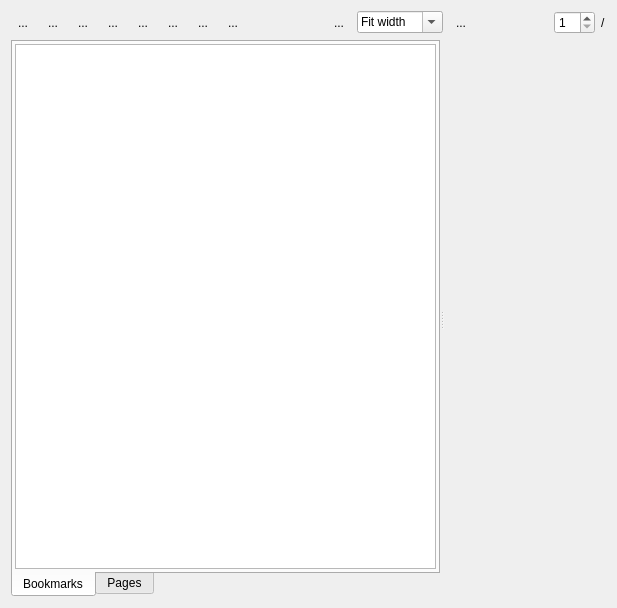
<?xml version="1.0" encoding="UTF-8"?>
<ui version="4.0">
 <class>PdfViewer</class>
 <widget class="QWidget" name="PdfViewer">
  <property name="geometry">
   <rect>
    <x>0</x>
    <y>0</y>
    <width>617</width>
    <height>608</height>
   </rect>
  </property>
  <property name="windowTitle">
   <string>PdfViewer</string>
  </property>
  <property name="windowIcon">
   <iconset theme=":/resources/images/pdfLogo.png">
    <normaloff>.</normaloff>.</iconset>
  </property>
  <layout class="QVBoxLayout" name="verticalLayout" stretch="0,1">
   <item>
    <layout class="QHBoxLayout" name="horizontalLayout">
     <item>
      <widget class="QToolButton" name="m_previousPageBtn">
       <property name="text">
        <string>...</string>
       </property>
       <property name="autoRaise">
        <bool>true</bool>
       </property>
      </widget>
     </item>
     <item>
      <widget class="QToolButton" name="m_nextPageBtn">
       <property name="text">
        <string>...</string>
       </property>
       <property name="autoRaise">
        <bool>true</bool>
       </property>
      </widget>
     </item>
     <item>
      <widget class="QToolButton" name="m_shareBtn">
       <property name="text">
        <string>...</string>
       </property>
       <property name="autoRaise">
        <bool>true</bool>
       </property>
      </widget>
     </item>
     <item>
      <widget class="QToolButton" name="m_cropBtn">
       <property name="text">
        <string>...</string>
       </property>
       <property name="autoRaise">
        <bool>true</bool>
       </property>
      </widget>
     </item>
     <item>
      <widget class="QToolButton" name="m_extractTextBtn">
       <property name="text">
        <string>...</string>
       </property>
       <property name="autoRaise">
        <bool>true</bool>
       </property>
      </widget>
     </item>
     <item>
      <widget class="QToolButton" name="m_exportToMapBtn">
       <property name="text">
        <string>...</string>
       </property>
       <property name="autoRaise">
        <bool>true</bool>
       </property>
      </widget>
     </item>
     <item>
      <widget class="QToolButton" name="m_exportToImageBtn">
       <property name="text">
        <string>...</string>
       </property>
       <property name="autoRaise">
        <bool>true</bool>
       </property>
      </widget>
     </item>
     <item>
      <widget class="QToolButton" name="m_continuousBtn">
       <property name="text">
        <string>...</string>
       </property>
       <property name="autoRaise">
        <bool>true</bool>
       </property>
      </widget>
     </item>
     <item>
      <spacer name="horizontalSpacer">
       <property name="orientation">
        <enum>Qt::Horizontal</enum>
       </property>
       <property name="sizeHint" stdset="0">
        <size>
         <width>40</width>
         <height>20</height>
        </size>
       </property>
      </spacer>
     </item>
     <item>
      <widget class="QToolButton" name="m_zoomInBtn">
       <property name="text">
        <string>...</string>
       </property>
       <property name="autoRaise">
        <bool>true</bool>
       </property>
      </widget>
     </item>
     <item>
      <widget class="QComboBox" name="m_zoomLevel">
       <property name="editable">
        <bool>true</bool>
       </property>
       <item>
        <property name="text">
         <string>Fit width</string>
        </property>
       </item>
       <item>
        <property name="text">
         <string>Fit in View</string>
        </property>
       </item>
       <item>
        <property name="text">
         <string>25%</string>
        </property>
       </item>
       <item>
        <property name="text">
         <string>50%</string>
        </property>
       </item>
       <item>
        <property name="text">
         <string>75%</string>
        </property>
       </item>
       <item>
        <property name="text">
         <string>100%</string>
        </property>
       </item>
       <item>
        <property name="text">
         <string>150%</string>
        </property>
       </item>
       <item>
        <property name="text">
         <string>200%</string>
        </property>
       </item>
      </widget>
     </item>
     <item>
      <widget class="QToolButton" name="m_zoomOutBtn">
       <property name="text">
        <string>...</string>
       </property>
       <property name="autoRaise">
        <bool>true</bool>
       </property>
      </widget>
     </item>
     <item>
      <spacer name="horizontalSpacer_2">
       <property name="orientation">
        <enum>Qt::Horizontal</enum>
       </property>
       <property name="sizeHint" stdset="0">
        <size>
         <width>40</width>
         <height>20</height>
        </size>
       </property>
      </spacer>
     </item>
     <item>
      <widget class="QSpinBox" name="m_curentPage">
       <property name="minimum">
        <number>1</number>
       </property>
      </widget>
     </item>
     <item>
      <widget class="QLabel" name="m_pageCount">
       <property name="text">
        <string>/</string>
       </property>
      </widget>
     </item>
    </layout>
   </item>
   <item>
    <widget class="QSplitter" name="m_splitter">
     <property name="orientation">
      <enum>Qt::Horizontal</enum>
     </property>
     <widget class="QTabWidget" name="tabWidget">
      <property name="sizePolicy">
       <sizepolicy hsizetype="Preferred" vsizetype="Expanding">
        <horstretch>0</horstretch>
        <verstretch>0</verstretch>
       </sizepolicy>
      </property>
      <property name="tabPosition">
       <enum>QTabWidget::South</enum>
      </property>
      <property name="currentIndex">
       <number>0</number>
      </property>
      <property name="documentMode">
       <bool>false</bool>
      </property>
      <widget class="QWidget" name="bookmarkTab">
       <attribute name="title">
        <string>Bookmarks</string>
       </attribute>
       <layout class="QVBoxLayout" name="verticalLayout_3">
        <property name="spacing">
         <number>0</number>
        </property>
        <property name="leftMargin">
         <number>2</number>
        </property>
        <property name="topMargin">
         <number>2</number>
        </property>
        <property name="rightMargin">
         <number>2</number>
        </property>
        <property name="bottomMargin">
         <number>2</number>
        </property>
        <item>
         <widget class="QTreeView" name="bookmarkView">
          <property name="sizePolicy">
           <sizepolicy hsizetype="Preferred" vsizetype="Expanding">
            <horstretch>0</horstretch>
            <verstretch>0</verstretch>
           </sizepolicy>
          </property>
          <property name="headerHidden">
           <bool>true</bool>
          </property>
         </widget>
        </item>
       </layout>
      </widget>
      <widget class="QWidget" name="pagesTab">
       <attribute name="title">
        <string>Pages</string>
       </attribute>
      </widget>
     </widget>
     <widget class="QPdfView" name="m_view" native="true"/>
    </widget>
   </item>
  </layout>
  <action name="m_cropViewAct">
   <property name="checkable">
    <bool>true</bool>
   </property>
   <property name="icon">
    <iconset theme="phone">
     <normaloff>.</normaloff>.</iconset>
   </property>
   <property name="text">
    <string>Crop View</string>
   </property>
  </action>
  <action name="m_shareAct">
   <property name="checkable">
    <bool>true</bool>
   </property>
   <property name="icon">
    <iconset theme="document-share">
     <normaloff>.</normaloff>.</iconset>
   </property>
   <property name="text">
    <string>Share</string>
   </property>
  </action>
  <action name="m_exportToMapAct">
   <property name="text">
    <string>Copy</string>
   </property>
   <property name="toolTip">
    <string>Copy</string>
   </property>
   <property name="shortcut">
    <string>Ctrl+C</string>
   </property>
  </action>
  <action name="m_exportToImage">
   <property name="text">
    <string>Image</string>
   </property>
  </action>
  <action name="m_continuousAct">
   <property name="checkable">
    <bool>true</bool>
   </property>
   <property name="text">
    <string>Continuous</string>
   </property>
  </action>
  <action name="m_zoomInAct">
   <property name="icon">
    <iconset theme="zoom-in">
     <normaloff>.</normaloff>.</iconset>
   </property>
   <property name="text">
    <string>Zoom In</string>
   </property>
  </action>
  <action name="m_zoomOutAct">
   <property name="icon">
    <iconset theme="zoom-out">
     <normaloff>.</normaloff>.</iconset>
   </property>
   <property name="text">
    <string>Zoom Out</string>
   </property>
  </action>
  <action name="m_previousPageAct">
   <property name="icon">
    <iconset theme="media-skip-backward">
     <normaloff>.</normaloff>.</iconset>
   </property>
   <property name="text">
    <string>Previous Page</string>
   </property>
  </action>
  <action name="m_nextPageAct">
   <property name="icon">
    <iconset theme="media-skip-forward">
     <normaloff>.</normaloff>.</iconset>
   </property>
   <property name="text">
    <string>Next Page</string>
   </property>
  </action>
  <action name="m_extractTextAct">
   <property name="text">
    <string>Text</string>
   </property>
  </action>
 </widget>
 <customwidgets>
  <customwidget>
   <class>QPdfView</class>
   <extends>QWidget</extends>
   <header location="global">qpdfview.h</header>
   <container>1</container>
  </customwidget>
 </customwidgets>
 <resources/>
 <connections/>
</ui>
